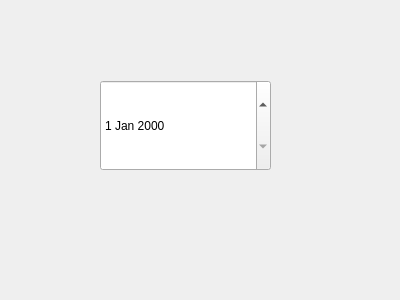
<?xml version="1.0" encoding="UTF-8"?>
<ui version="4.0">
 <class>TcpSocketServerUI</class>
 <widget class="QWidget" name="TcpSocketServerUI">
  <property name="geometry">
   <rect>
    <x>0</x>
    <y>0</y>
    <width>400</width>
    <height>300</height>
   </rect>
  </property>
  <property name="windowTitle">
   <string>Form</string>
  </property>
  <widget class="QDateEdit" name="dateEdit">
   <property name="geometry">
    <rect>
     <x>100</x>
     <y>80</y>
     <width>171</width>
     <height>91</height>
    </rect>
   </property>
  </widget>
 </widget>
 <resources/>
 <connections/>
</ui>
